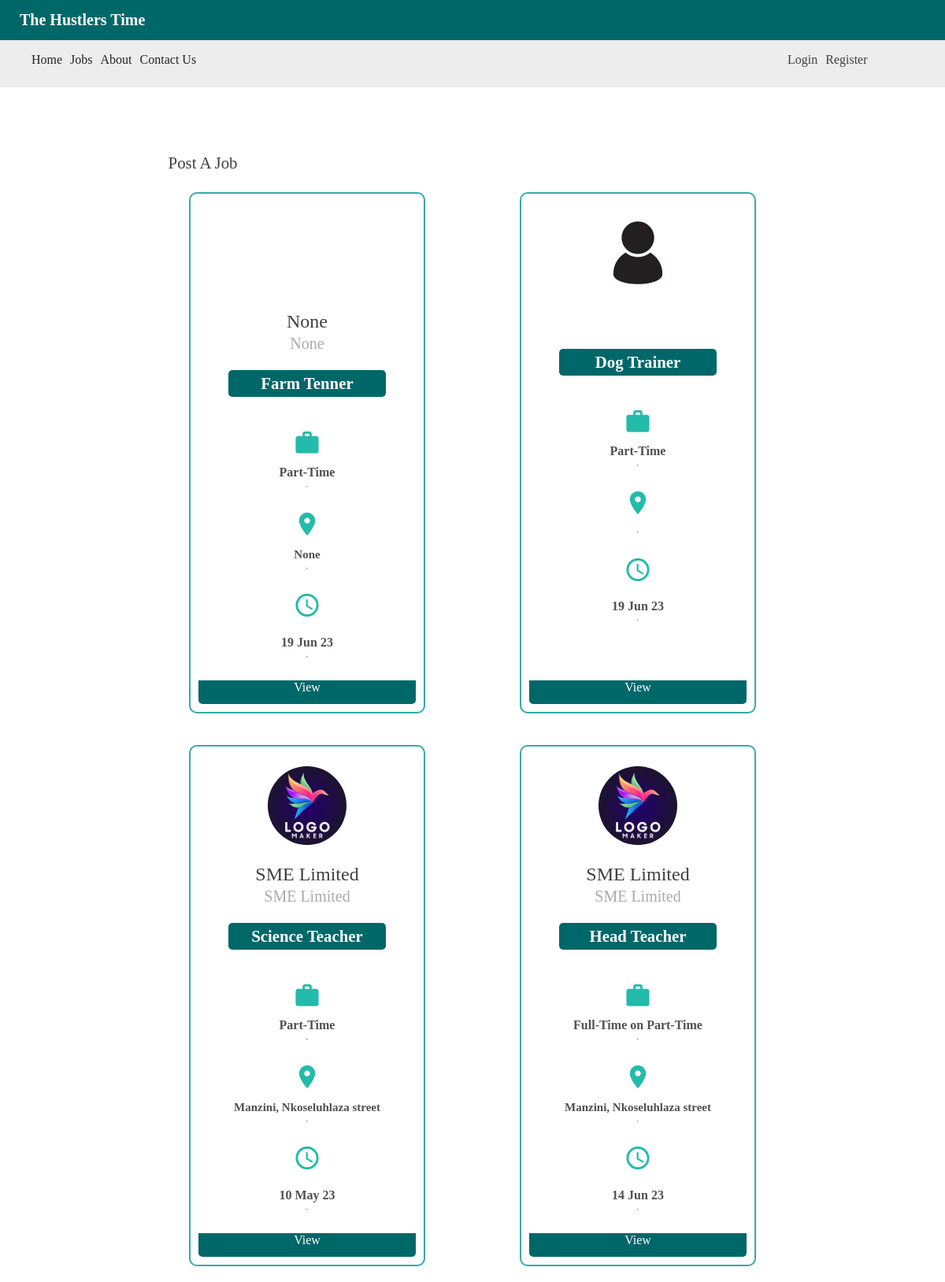
The page /job_ads on the database its author committed.
### models.py (models this page shows, shortened)
class Jobs_Ads(Base, UserMixin):
    __tablename__ = "job_ads"
    job_id = Column(Integer, primary_key=True)
    job_title = Column(String(20))
    pay_type = Column(String(20))
    job_type = Column(String(20))
    description = Column(String(200))
    work_duration = Column(String(60))
    work_days = Column(String(60))
    work_hours = Column(String(60))
    responsibilities = Column(String(200))
    qualifications = Column(String(200))
    age_range = Column(String(60))
    benefits = Column(String(200))
    application_deadline = Column(DateTime, nullable=False)
    contact_person = Column(String(40))
    date_posted = Column(DateTime, default=datetime.utcnow, nullable=False) #Records itself
    print("DEBGU: ",company_user.id)
    job_posted_by = Column(Integer, ForeignKey('company_user.id'),nullable=False) #Records itself
    applicantions = relationship("Applications", backref='All Applications', lazy=True)

class user(Base,UserMixin):
    __tablename__ = 'user'
    id = Column(Integer,primary_key=True)
    name = Column(String(20))
    image = Column(String(30), nullable=True)
    email = Column(String(120),unique=True)
    password = Column(String(120), unique=True)
    confirm_password = Column(String(120), unique=True)
    role = Column(String(120))
    __mapper_args__={
        "polymorphic_identity":'user',
        'polymorphic_on':role
    }

class company_user(user):
    __tablename__ = 'company_user'
    id = Column(Integer, ForeignKey('user.id'), primary_key=True)
    company_address = Column(String(120))
    company_contacts = Column(String(120))
    web_link = Column(String(120))
    fb_link = Column(String(120))
    twitter_link = Column(String(120))
    youtube = Column(String(120))
    job_ads = relationship("Jobs_Ads", backref='Jobs_Ads.job_title',lazy=True)
    applicantions_posted = relationship("Applications", backref='employer', lazy=True)
    __mapper_args__ = {
        "polymorphic_identity": 'company_user'
    }

### app.py (the view)
@app.route("/job_ads",methods=["GET", "POST"])
def job_adverts():
    if current_user.is_authenticated:
        if not current_user.image and not current_user.school:
            flash("Attention!! Your Account needs to be updated Soon, Please go to Account and update the empty fields",
                  "error")
    no_image_fl = 'static/images/default.jpg'
    Jobs_Ads.metadata.create_all(bind=engine)
    usr = user()
    if request.method == 'GET':
        id = request.args.get('id')
        if id:
            job_ads = db.query(Jobs_Ads).filter_by(job_posted_by=id)
        else:
            job_ads = db.query(Jobs_Ads).all()
    job_ads_form = Job_Ads_Form()
    return render_template("job_ads_gui.html",job_ads=job_ads,job_ads_form=job_ads_form,db=db,
                           company_user=company_user,user=usr,no_image_fl =no_image_fl)

### templates/job_ads_gui.html (shortened to what this page needs)
{% extends "base.html" %}
{% block content %}
<div   class="tags">
    <div class="flash-messages" class="btns">
        </div>
  <p class="paras-subtopics">Post A Job</p>
    <div style="background-color:ae23a3;" class="general-flex">
            {% for item in job_ads %}
            <div style="display:flex;flex-direction:column;width:300px;" class="new_job_ad_style anim">
                        <div style="" class="center-prl-img">
                            <div style="margin:15px auto 0px auto;"  class="img-cont">
                              {% if db.query(company_user).get(item.job_posted_by) %}
                                    {% if not db.query(company_user).get(item.job_posted_by).image == None %}
                                        <img class="prf-image" src="{{url_for('static', filename='images/' + db.query(company_user).get(item.job_posted_by).image)}}"/>
                                    {% endif %}
                              {% else %}
                                    <img class="prf-image" src="static/images/default.jpg"/>
                              {% endif %}
                            </div>
                        </div>
                        <h2 style="margin-bottom:0px;margin-top:0px;">{{db.query(company_user).get(item.job_posted_by).name}}<br>
                        <span><small style="color:#aaa" >{{db.query(company_user).get(item.job_posted_by).name}}</small></span></h2>
                        <p class="job-title">{{item.job_title}}</p>
                        <p class="centralise_font"><span class="material-icons">work</span></p>
                        <label style="margin-top:-10px" class="centralise_font">{{item.job_type}}</label><hr>
                        <p class="centralise_font" ><span class="material-icons">place</span></p>
                        <div style="margin-top:-10px" class="centralise_font" ><label>{{db.query(company_user).get(item.job_posted_by).company_address}}</label></div><hr>
                        <div class="" >
                             <p class="centralise_font" ><span class="material-icons">schedule</span></p>
                             <label class="centralise_font" style="font-size:10;margin-top:-10px">{{item.application_deadline.strftime("%d %b %y")}}</label>
                        </div><hr>
                        <div style="background-color:ea2a30;flex-grow:5;" >
                        </div>
                        <div style="dispaly:block">
                             <a class="view_job" href="/job_ad_opened?id={{item.job_id}}">View</a>
                        </div>
                    </div>
                    {% endfor %}
            </div>
        </div>
{% endblock %}

### templates/base.html (shortened to what this page needs)
<!DOCTYPE html>
<html lang="en">
<head>
    <link type="text/css" rel="stylesheet" href="{{url_for('static', filename='css/styles.css')}}">
    <link type="text/css" rel="stylesheet" href="{{url_for('static', filename='font-6/css/all.css')}}">
    <link rel="stylesheet" href="https://storage.googleapis.com/non-spec-apps/mio-icons/latest/outline.css">
    <link type="text/css" rel="stylesheet" href="static/icons/skateboarding.svg"/>
<div class="main">
        <div class="titles">
            <div id = "title">The Hustlers Time</div>
        </div>
        <div id="nav-div">
            <div id="nav-div-cont">
                <ul class="navbar-nav">
                  <li class="nav-item active">
                    <a class="nav-link" href="/">Home </a>
                  </li>
                  <li class="nav-item">
                    <a class="nav-link" href="/job_ads">Jobs</a>
                  </li>
                  <li class="nav-item">
                    <a class="nav-link" href="/about">About</a>
                  </li>
                  <li class="nav-item">
                    <a class="nav-link" href="/contact" >Contact Us</a>
                  </li>
                </ul>
            </div>
            <div class="user">
                <ul class="navbar-nav-user">
                {% if current_user.is_authenticated %}
                        {% if current_user.role == 'company_user' %}
                            <li><a class="nav-link" href="company_account">Account</a></li>
                        {%else%}
                            <li><a href="account">My Account</a></li>
                        {%endif%}
                            <li><a class="nav-link" href="logout">Logout</a></li>
                {% else %}
                            <li><a class="nav-link" href="login">Login</a></li>
                            <li><a class="nav-link" href="sign_up">Register</a></li>
                {% endif %}
                </ul>
            </div>
        </div>
</div>
</head>
<body>
    <div class="blocks">
        {% block content %}
        {% endblock %}
    </div>
</body>
</html>

### static/css/styles.css (style rules this page uses)
html { box-sizing:border-box }
*,*:before,*:after { box-sizing:inherit }
html { -ms-text-size-adjust:100%;-webkit-text-size-adjust:100% }
p { font-weight:300; color:#303030; }
h1,h2,h3 { color:#303030 ; }
body { margin:0; font-family:Montserrat !important; }
.main { //margin: 0px; }
.titles { background-color:#006769; background:linear-gradient(to top, rgba(255,255,255,0.6)50%,rgba(255,255,255,0.6)50%) position:fixed; width:100%; }
#title { padding: 14px 25px; color:white; font-weight:bold; font-size:20px; }
a { text-decoration:none; color:#404040; }
#nav-div { display:flex; direction:column; background-color:#ededed; //padding:5px 0px; width:100%; //height:45px; //margin-bottom:10px; }
#nav-div-cont { width:80%; margin-bottom:10px; //background-color:#04aa3a; }
.user { width:20%; //background-color:#046a3a; }
.navbar-nav { width:100%; display:flex; direction:column; justify-content:flex-start; gap:10px; //background-color:blue; }
.navbar-nav-user { width:100%; display:flex; direction:column !important; justify-content:flex-start; gap:10px; //background-color:red; }
.navbar-nav-user li { display:flex !important; //margin:10px; }
#nav-div-cont li { display:flex; //margin:10px; text-style-list:none; }
#nav-div-cont li a { color:#242424; text-decoration:none; transition:0.3s ease-in-out; }
.flash-messages { height:40px; padding:10px; }
.paras-subtopics { margin: 5px 4%; font-size:18px; color:#404040; }
.tags h1,h2,h3 { margin: 35px 4%; color:#404040; line-height:1x; }
* { font-family:Montserrat; font-weight:400; }
.job-title { background-color:#006769; color:#fff; font-weight:bold; //display:inline-block; padding:5px; border-radius:5px; width:200px; margin-left:auto; margin-right:auto; }
.new_job_ad_style { width:300px; min-width:300px; margin: 20px auto; border: 2px solid #34aba7; border-radius:10px; padding:10px 10px; text-align:center; }
.img-cont { //display:flex; width:100px; height:100px; border-radius:50%; overflow:hidden; content-justify:center; margin:15% 15% auto auto; }
.view_job { display:inline-block; text-decoration:none; background:#006769; width:100%; text-weight:Light; height:30px; color:#fff; text-align:center; border-radius:0px 0px 5px 5px; }
.tags { margin:150px auto 0px auto ; width:70%; //background-color:#eee; }
.main { position:fixed; width:100%; top:0px; left:0px; z-index:1; }
.material-icons { font-size:35px !important; }
.centralise_font { font-weight:bold; color:#505050 !important; //margin-top:-5px }
.centralise_font label { font-weight:bold; color:#505050 !important; //margin-top:-5px }
.prf-image { width:100%; height:100%; //margin:10px 0px auto auto; object-fit:cover; //border-radius:50%; }
.centralise_font { //background-color:#23bbaa; //display:inline-block; //padding-left:20px; //margin:0px; }
.centralise_font span { font-size:17px; color:#23bbaa; //margin-right:-5px; vertical-align:bottom; }
.centralise_font label { font-size:15px; color:#23bbaa; vertical-align:middle; }
h2 { padding-top: 1.5rem; }
.anim { opacity:0; transform:translateY(30px); transition: 1s all ease; animation: moveup 0.5s linear forwards; }
.general-flex { display:flex; justify-content:space-around; flex-wrap:wrap; }
.center-prl-img { width:100%; margin:0 auto; }
:is(p) { font-size:130% !important; }

### rows shown on the page
Jobs_Ads: query "None", job_title "Farm Tenner", job_type "Part-Time", application_deadline "19 Jun 23"
Jobs_Ads: job_title "Dog Trainer", job_type "Part-Time", application_deadline "19 Jun 23"
Jobs_Ads: job_posted_by.image (picture), query "SME Limited", job_title "Science Teacher", job_type "Part-Time", query "Manzini, Nkoseluhlaza street", application_deadline "10 May 23"
Jobs_Ads: job_posted_by.image (picture), query "SME Limited", job_title "Head Teacher", job_type "Full-Time on Part-Time", query "Manzini, Nkoseluhlaza street", application_deadline "14 Jun 23"
